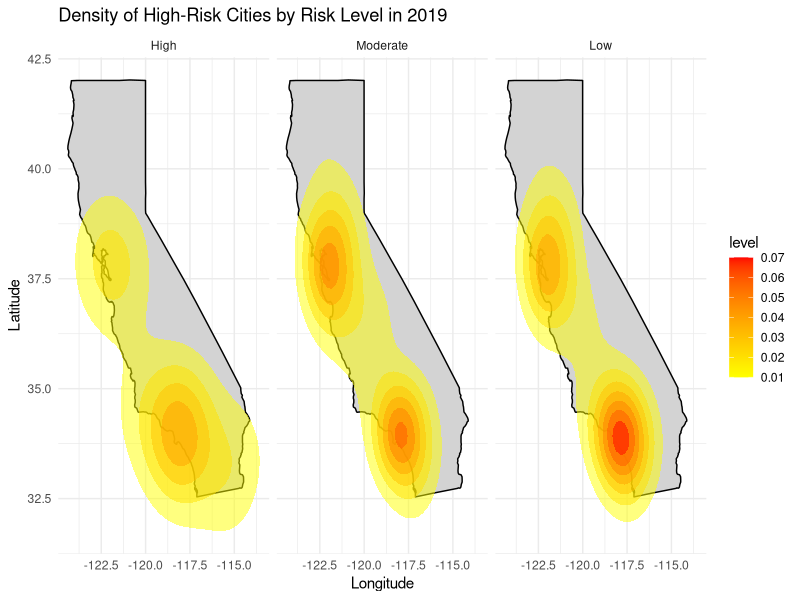
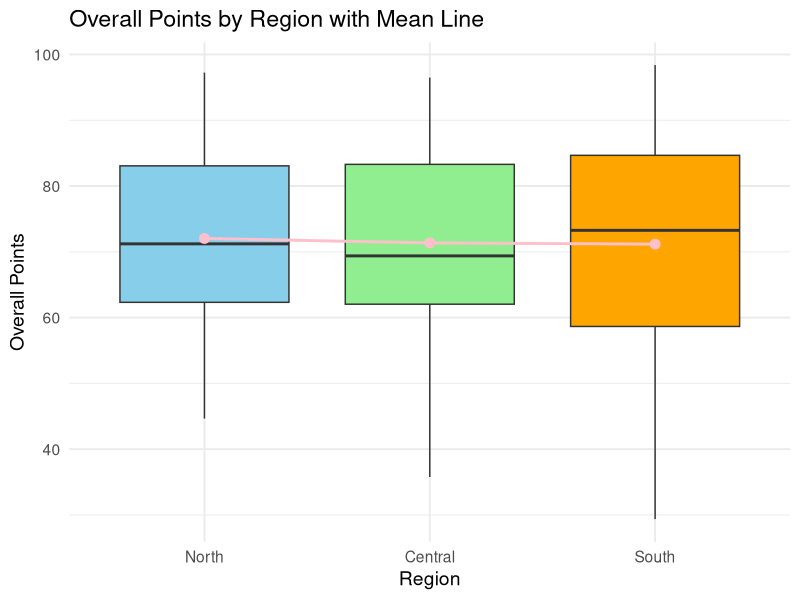
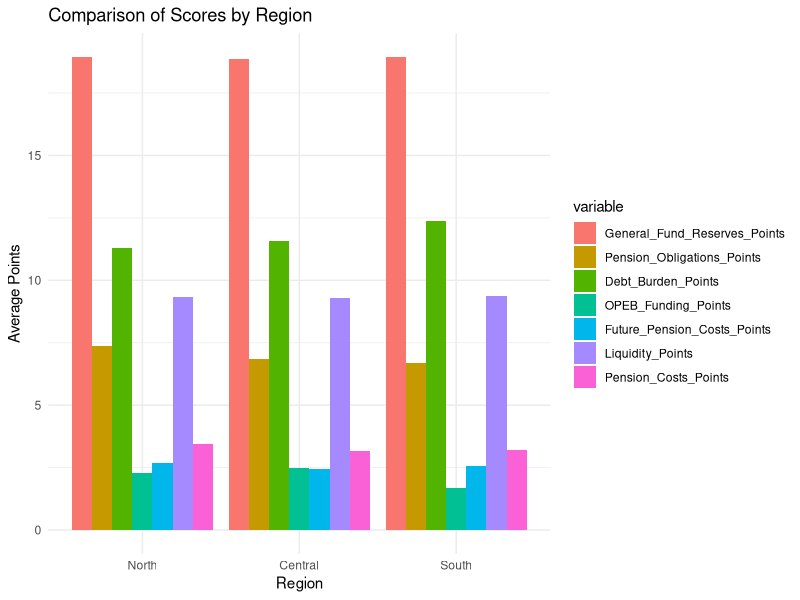
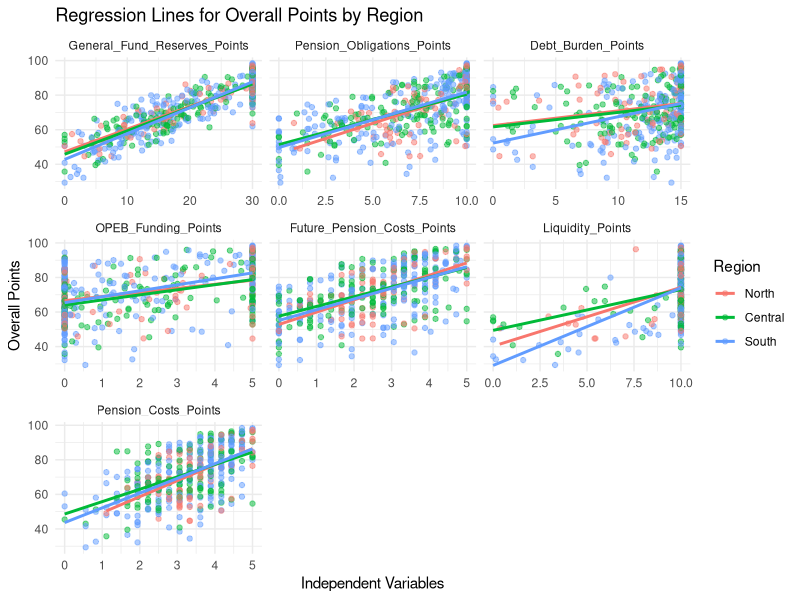
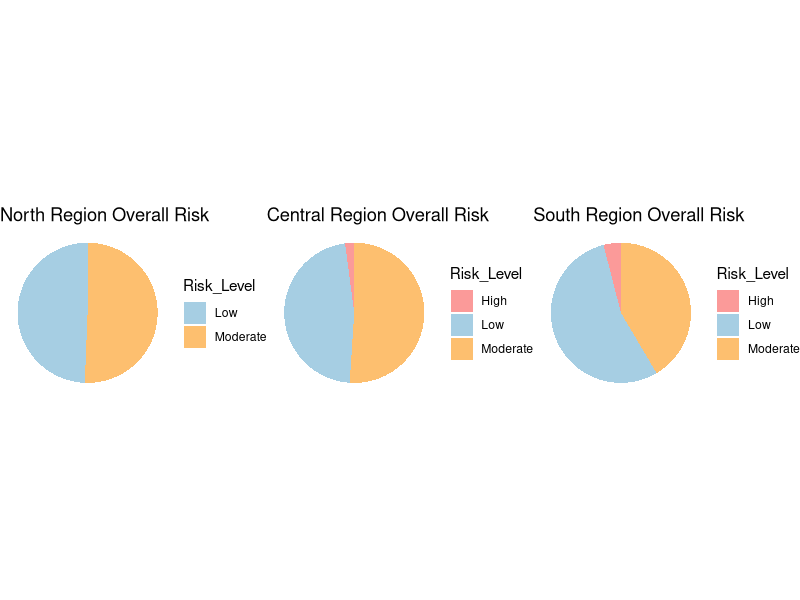

Source code (R) for these figures, in order:
## ---- chunk 1
library(readr)
library(ggplot2)
library(dplyr)
library(reshape2)
library(tidyr)
library(gridExtra)

fin_2019 <- read_csv("fin_2019.csv")
fin_2019 <- fin_2019[fin_2019$Overall_Points != 0, ]
## ---- chunk 2
summary_stats <- function(column) {
  mean_val <- mean(column, na.rm = TRUE)
  median_val <- median(column, na.rm = TRUE)
  lower_bound <- quantile(column, 0.25, na.rm = TRUE)
  upper_bound <- quantile(column, 0.75, na.rm = TRUE)
  return(c(mean = mean_val, median = median_val, lower_bound = lower_bound, upper_bound = upper_bound))
}

summary_stats(fin_2019$Overall_Points)
summary_stats(fin_2019$General_Fund_Reserves_Points)
summary_stats(fin_2019$Debt_Burden_Points)
summary_stats(fin_2019$Liquidity_Points)
summary_stats(fin_2019$Pension_Obligations_Points)
summary_stats(fin_2019$OPEB_Funding_Points)
summary_stats(fin_2019$Pension_Costs_Points)
summary_stats(fin_2019$Future_Pension_Costs_Points)
## ---- chunk 3
# Divide into 3 regions
fin_2019$Region <- with(fin_2019, ifelse(
  Latitude >= 38, "North",
  ifelse(Latitude >= 35 & Latitude < 38, "Central", "South")
))
fin_2019$Region <- factor(fin_2019$Region, levels = c("North", "Central", "South"))
region_means <- fin_2019 %>%
  group_by(Region) %>%
  summarise(mean_overall_points = mean(Overall_Points, na.rm = TRUE))
## ---- chunk 4
fin_2019 <- fin_2019 %>%
  mutate(
    Risk_Level = case_when(
      Overall_Risk == "High" ~ "High",
      Overall_Risk == "Moderate" ~ "Moderate",
      Overall_Risk == "Low" ~ "Low",
      TRUE ~ NA_character_
    ),
    Risk_Level = factor(Risk_Level, levels = c("High", "Moderate", "Low"))
  ) %>%
  filter(!is.na(Risk_Level))


california_map <- map_data("state") %>% filter(region == "california")

density_plot <- ggplot(fin_2019, aes(x = Longitude, y = Latitude)) +
  geom_polygon(data = california_map, aes(x = long, y = lat, group = group),
               fill = "lightgray", color = "black") + 
  stat_density2d(aes(fill = after_stat(level)), geom = "polygon", alpha = 0.5) +
  scale_fill_gradient(low = "yellow", high = "red") +
  labs(title = "Density of High-Risk Cities by Risk Level in 2019",
       x = "Longitude", y = "Latitude") +
  theme_minimal() +
  facet_wrap(~Risk_Level) +
  theme(
    #panel.background = element_rect(fill = "white", color = NA),
    #plot.background = element_rect(fill = "white", color = NA),
    #strip.text = element_text(size = 12, face = "bold")
  )

density_plot
## ---- chunk 5
box_plot <- ggplot(fin_2019, aes(x = Region, y = Overall_Points, fill = Region)) +
  geom_boxplot(outlier.color = "red", outlier.size = 2) +
  geom_line(data = region_means, aes(x = Region, y = mean_overall_points, group = 1), 
            color = "pink", size = 1) +
  geom_point(data = region_means, aes(x = Region, y = mean_overall_points), 
             color = "pink", size = 3) +
  labs(title = "Overall Points by Region with Mean Line",
       x = "Region",
       y = "Overall Points") +
  theme_minimal(base_size = 14) +
  scale_fill_manual(values = c("skyblue", "lightgreen", "orange")) +
  theme(legend.position = "none")
#ggsave("Boxplot_of_Overall_Points_by_Region.png", plot = box_plot, width = 8, height = 6)
box_plot
## ---- chunk 6
region_means <- fin_2019 %>%
  group_by(Region) %>%
  summarise(across(c(General_Fund_Reserves_Points, Pension_Obligations_Points,
                     Debt_Burden_Points, OPEB_Funding_Points, Future_Pension_Costs_Points,
                     Liquidity_Points, Pension_Costs_Points), mean, na.rm = TRUE))

long_data <- melt(region_means, id.vars = "Region")

bar_chart <- ggplot(long_data, aes(x = Region, y = value, fill = variable)) +
  geom_bar(stat = "identity", position = "dodge") +
  labs(title = "Comparison of Scores by Region",
       x = "Region", y = "Average Points") +
  theme_minimal()
#ggsave("Bar_Chart_of_Regional_Average_Scores_by_Indicator.png", plot = bar_chart, width = 8, height = 6)
bar_chart
## ---- chunk 7
regression_data <- fin_2019 %>%
  select(Region, Overall_Points, General_Fund_Reserves_Points, Pension_Obligations_Points,
         Debt_Burden_Points, OPEB_Funding_Points, Future_Pension_Costs_Points,
         Liquidity_Points, Pension_Costs_Points)

long_data <- melt(regression_data, id.vars = c("Region", "Overall_Points"))

regression_plot <- ggplot(long_data, aes(x = value, y = Overall_Points, color = Region)) +
  geom_point(alpha = 0.5) +
  geom_smooth(method = "lm", se = FALSE, aes(group = Region)) +
  facet_wrap(~variable, scales = "free_x") +
  labs(title = "Regression Lines for Overall Points by Region",
       x = "Independent Variables",
       y = "Overall Points") +
  theme_minimal()
#ggsave("Regression_of_Region_by_Indicator.png", plot = regression_plot, width = 8, height = 6)
regression_plot
## ---- chunk 8
risk_levels <- c("low", "moderate", "high")
all_regions <- c("North", "Central", "South")


pie_data <- fin_2019 %>%
  group_by(Region, Risk_Level) %>%
  summarise(Total_Risk = n(), .groups = "drop") %>%
  group_by(Region) %>%
  mutate(Percentage = Total_Risk / sum(Total_Risk) * 100) %>%
  complete(Risk_Level = risk_levels, fill = list(Total_Risk = 0, Percentage = 0)) # 
## ---- chunk 9
risk_colors <- c("Low" = "#A6CEE3", "Moderate" = "#FDBF6F", "High" = "#FB9A99")

north_pie <- ggplot(pie_data %>% filter(Region == "North"), aes(x = "", y = Percentage, fill = Risk_Level)) +
  geom_bar(stat = "identity", width = 1) +
  coord_polar(theta = "y") +
  labs(title = "North Region Overall Risk", x = NULL, y = NULL) +
  theme_void() +
  scale_fill_manual(values = risk_colors)


central_pie <- ggplot(pie_data %>% filter(Region == "Central"), aes(x = "", y = Percentage, fill = Risk_Level)) +
  geom_bar(stat = "identity", width = 1) +
  coord_polar(theta = "y") +
  labs(title = "Central Region Overall Risk", x = NULL, y = NULL) +
  theme_void() +
  scale_fill_manual(values = risk_colors)


south_pie <- ggplot(pie_data %>% filter(Region == "South"), aes(x = "", y = Percentage, fill = Risk_Level)) +
  geom_bar(stat = "identity", width = 1) +
  coord_polar(theta = "y") +
  labs(title = "South Region Overall Risk", x = NULL, y = NULL) +
  theme_void() +
  scale_fill_manual(values = risk_colors)


pie_plot <- grid.arrange(north_pie, central_pie, south_pie, ncol = 3)
#ggsave("Regional_Risk_Distribution_by_Level.png", plot = pie, width = 8, height = 6)
pie_plot
